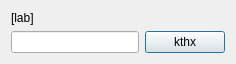
<?xml version="1.0" encoding="UTF-8"?>
<ui version="4.0">
 <class>PasswordDialog</class>
 <widget class="QDialog" name="PasswordDialog">
  <property name="geometry">
   <rect>
    <x>0</x>
    <y>0</y>
    <width>236</width>
    <height>64</height>
   </rect>
  </property>
  <property name="windowTitle">
   <string>Enter Password</string>
  </property>
  <layout class="QVBoxLayout" name="verticalLayout">
   <item>
    <widget class="QLabel" name="pwLabel">
     <property name="text">
      <string>[lab]</string>
     </property>
    </widget>
   </item>
   <item>
    <layout class="QHBoxLayout" name="horizontalLayout">
     <item>
      <widget class="QLineEdit" name="pwEdit">
       <property name="echoMode">
        <enum>QLineEdit::Password</enum>
       </property>
      </widget>
     </item>
     <item>
      <widget class="QPushButton" name="okButton">
       <property name="text">
        <string>kthx</string>
       </property>
      </widget>
     </item>
    </layout>
   </item>
  </layout>
 </widget>
 <resources/>
 <connections/>
</ui>
